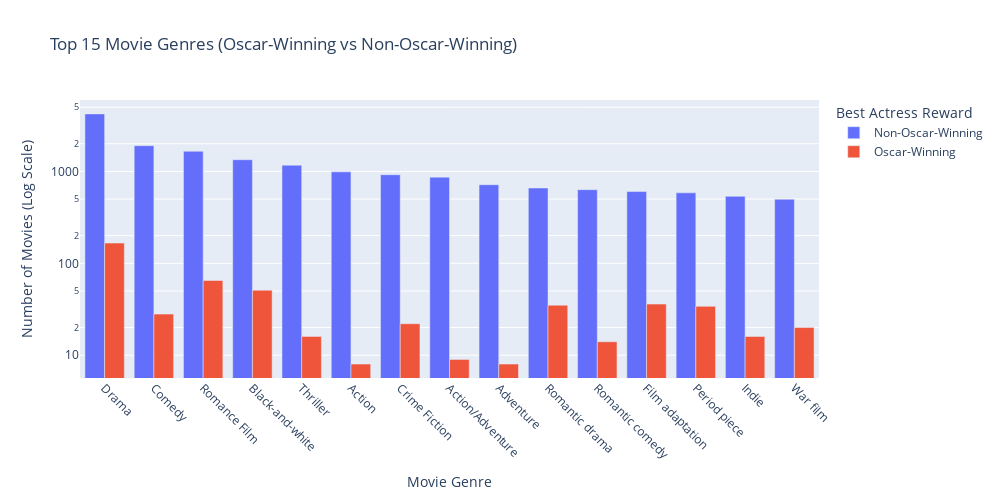

Notebook source saved alongside this figure:
### Code cell
# Prepare the data for the bar chart
oscar_movies_all = oscar_act_movies_all.copy()
oscar_movies_all['Movie genres'] = oscar_movies_all['Movie genres'].fillna('Unknown')
oscar_movies_all['Best Actress Reward'] = oscar_movies_all['Best Actress Reward'].map({True: 'Oscar-Winning', False: 'Non-Oscar-Winning'})

# Split the genres into individual rows for analysis
genres_split = oscar_movies_all.assign(Movie_genres_split=oscar_movies_all['Movie genres'].str.split(', ')).explode('Movie_genres_split')

# Group and count movies by genre and whether they won an Oscar
genre_counts = genres_split.groupby(['Movie_genres_split', 'Best Actress Reward']).size().reset_index(name='Count')

# Limit to the top 15 genres with the highest total count
top_genres = genre_counts.groupby('Movie_genres_split')['Count'].sum().nlargest(15).index
filtered_genre_counts = genre_counts[genre_counts['Movie_genres_split'].isin(top_genres)]

# Create the improved bar chart with log scale
fig = px.bar(
    filtered_genre_counts.sort_values('Count', ascending=False),
    x='Movie_genres_split',
    y='Count',
    color='Best Actress Reward',
    title='Top 15 Movie Genres (Oscar-Winning vs Non-Oscar-Winning)',
    labels={'Movie_genres_split': 'Movie Genre', 'Count': 'Number of Movies'},
    barmode='group',
    log_y=True  # Set y-axis to log scale
)

# Update layout for better readability
fig.update_layout(
    xaxis=dict(tickangle=45, title='Movie Genre'),
    yaxis=dict(title='Number of Movies (Log Scale)'),
    width=1000,  # Increase figure width
    height=500   # Adjust height
)

# Uncomment this to visualize
# fig.show()

### Figure 1 — Plotly figure (JSON) as saved in the notebook; plotly's stock layout.template omitted (floating-point values rounded to 4 significant figures)
{"data": [{"alignmentgroup": "True", "hovertemplate": "Best Actress Reward=Non-Oscar-Winning<br>Movie Genre=%{x}<br>Number of Movies=%{y}<extra></extra>", "legendgroup": "Non-Oscar-Winning", "marker": {"color": "#636efa", "pattern": {"shape": ""}}, "name": "Non-Oscar-Winning", "offsetgroup": "Non-Oscar-Winning", "orientation": "v", "showlegend": true, "textposition": "auto", "type": "bar", "x": ["Drama", "Comedy", "Romance Film", "Black-and-white", "Thriller", "Action", "Crime Fiction", "Action/Adventure", "Adventure", "Romantic drama", "Romantic comedy", "Film adaptation", "Period piece", "Indie", "War film"], "xaxis": "x", "y": [4228, 1907, 1657, 1341, 1169, 989, 921, 867, 717, 660, 633, 604, 585, 536, 498], "yaxis": "y"}, {"alignmentgroup": "True", "hovertemplate": "Best Actress Reward=Oscar-Winning<br>Movie Genre=%{x}<br>Number of Movies=%{y}<extra></extra>", "legendgroup": "Oscar-Winning", "marker": {"color": "#EF553B", "pattern": {"shape": ""}}, "name": "Oscar-Winning", "offsetgroup": "Oscar-Winning", "orientation": "v", "showlegend": true, "textposition": "auto", "type": "bar", "x": ["Drama", "Romance Film", "Black-and-white", "Film adaptation", "Romantic drama", "Period piece", "Comedy", "Crime Fiction", "War film", "Indie", "Thriller", "Romantic comedy", "Action/Adventure", "Action", "Adventure"], "xaxis": "x", "y": [166, 65, 51, 36, 35, 34, 28, 22, 20, 16, 16, 14, 9, 8, 8], "yaxis": "y"}], "layout": {"barmode": "group", "height": 500, "legend": {"title": {"text": "Best Actress Reward"}, "tracegroupgap": 0}, "title": {"text": "Top 15 Movie Genres (Oscar-Winning vs Non-Oscar-Winning)"}, "width": 1000, "xaxis": {"anchor": "y", "domain": [0, 1], "tickangle": 45, "title": {"text": "Movie Genre"}}, "yaxis": {"anchor": "x", "domain": [0, 1], "title": {"text": "Number of Movies (Log Scale)"}, "type": "log"}}}
